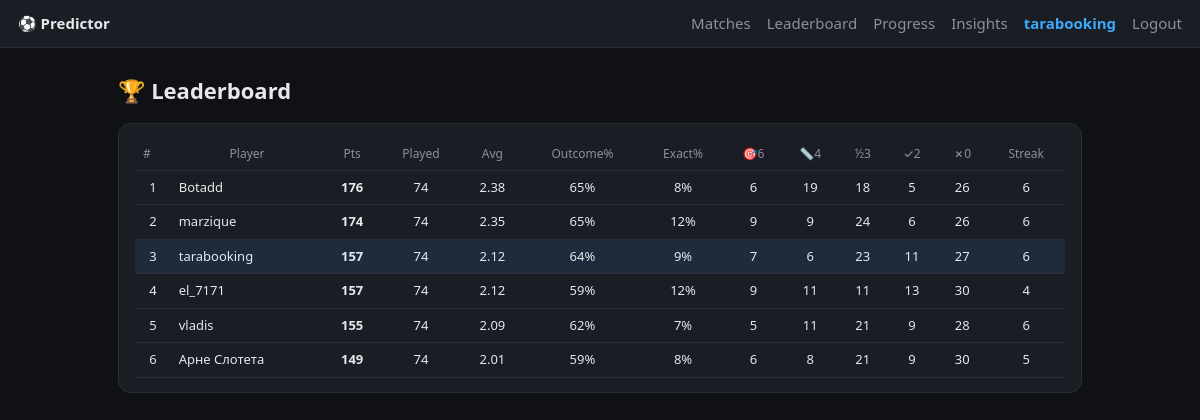
Page /leaderboard (signed in) on the committed database.
### tables this page shows
CREATE TABLE users (
    id            INTEGER PRIMARY KEY AUTOINCREMENT,
    username      TEXT UNIQUE NOT NULL,
    password_hash TEXT NOT NULL,
    created_at    TEXT NOT NULL
);

### app.py (the view)
@app.get("/leaderboard", response_class=HTMLResponse)
async def leaderboard(request: Request):
    user = current_user(request)
    if not user:
        return RedirectResponse("/login", status_code=302)
    with connect() as conn:
        _, stats, has_data = build_metrics(conn)
    return render(request, "leaderboard.html",
                  {"user": user, "stats": stats, "has_data": has_data})

### templates/leaderboard.html (shortened to what this page needs)
{% extends "base.html" %}
{% block main_class %}wide{% endblock %}
{% block content %}
<h1>🏆 Leaderboard</h1>
{% if not has_data %}
  <p class="hint">No finished matches yet — standings fill in as results come in.</p>
{% else %}
<div class="card">
  <div class="stats-scroll">
    <table class="stats">
      <thead><tr>
        <th>#</th><th>Player</th><th>Pts</th><th>Played</th><th>Avg</th>
        <th>Outcome%</th><th>Exact%</th>
        <th>🎯6</th><th>📏4</th><th>½3</th><th>✓2</th><th>✗0</th>
        <th>Streak</th>
      </tr></thead>
      <tbody>
      {% for s in stats %}
        <tr class="{{ 'me-row' if s['name'] == user['username'] else '' }}">
          <td>{{ loop.index }}</td>
          <td class="who">{{ s["name"] }}</td>
          <td><b>{{ s["total"] }}</b></td>
          <td>{{ s["played"] }}</td>
          <td>{{ s["avg"] }}</td>
          <td>{{ s["acc"] }}%</td>
          <td>{{ s["exact_pct"] }}%</td>
          <td>{{ s["t6"] }}</td><td>{{ s["t4"] }}</td><td>{{ s["t3"] }}</td>
          <td>{{ s["t2"] }}</td><td>{{ s["t0"] }}</td>
          <td>{{ s["streak"] }}</td>
        </tr>
      {% endfor %}
      </tbody>
    </table>
  </div>
</div>
{% endif %}
{% endblock %}

### templates/base.html (shortened to what this page needs)
<!doctype html>
<html lang="en">
<head>
  <link rel="stylesheet" href="/static/style.css">
</head>
<body>
  <header>
    <a href="/" class="brand">⚽ Predictor</a>
    {% if user %}
    <nav>
      <a href="/">Matches</a>
      <a href="/leaderboard">Leaderboard</a>
      <a href="/progress">Progress</a>
      <a href="/insights">Insights</a>
      <span class="me">{{ user["username"] }}</span>
      <a href="/logout">Logout</a>
    </nav>
    {% endif %}
  </header>
  <main class="{% block main_class %}{% endblock %}">
    {% block content %}{% endblock %}
  </main>
</body>
</html>

### static/style.css (style rules this page uses)
:root { --bg: #0f1115; --card: #1a1d24; --line: #2a2e38; --fg: #e6e8ec; --muted: #8b909c; --accent: #3da9fc; --good: #4caf50; }
* { box-sizing: border-box; }
body { margin: 0; background: var(--bg); color: var(--fg); font: 15px/1.5 system-ui, -apple-system, Segoe UI, Roboto, sans-serif; }
header { display: flex; align-items: center; gap: 16px; padding: 12px 18px; border-bottom: 1px solid var(--line); background: var(--card); position: sticky; top: 0; z-index: 10; }
.brand { font-weight: 700; color: var(--fg); text-decoration: none; }
nav { margin-left: auto; display: flex; align-items: center; gap: 16px; }
nav a { color: var(--muted); text-decoration: none; }
nav .me { color: var(--accent); font-weight: 600; }
main { max-width: 640px; margin: 0 auto; padding: 18px; }
main.wide { max-width: 1000px; }
h1 { font-size: 22px; margin: 8px 0 16px; }
.card { background: var(--card); border: 1px solid var(--line); border-radius: 12px; padding: 14px 16px; margin-bottom: 12px; }
.stats-scroll { overflow-x: auto; }
.stats { border-collapse: collapse; width: 100%; font-size: 13px; }
.stats th, .stats td { padding: 7px 8px; text-align: center; white-space: nowrap; border-bottom: 1px solid var(--line); }
.stats th { color: var(--muted); font-weight: 500; font-size: 12px; }
.stats td.who, .stats th:first-child { text-align: left; }
.stats .me-row { background: rgba(61,169,252,0.10); }

### rows in the picture
users: username "tarabooking", name "tarabooking", total "157", played "74", avg "2.12", acc "64", exact_pct "9", t6 "7", t4 "6", t3 "23", t2 "11", t0 "27", streak "6"
users: name "Botadd", total "176", played "74", avg "2.38", acc "65", exact_pct "8", t6 "6", t4 "19", t3 "18", t2 "5", t0 "26", streak "6"
users: name "marzique", total "174", played "74", avg "2.35", acc "65", exact_pct "12", t6 "9", t4 "9", t3 "24", t2 "6", t0 "26", streak "6"
users: name "el_7171", total "157", played "74", avg "2.12", acc "59", exact_pct "12", t6 "9", t4 "11", t3 "11", t2 "13", t0 "30", streak "4"
users: name "vladis", total "155", played "74", avg "2.09", acc "62", exact_pct "7", t6 "5", t4 "11", t3 "21", t2 "9", t0 "28", streak "6"
users: name "Арне Слотета", total "149", played "74", avg "2.01", acc "59", exact_pct "8", t6 "6", t4 "8", t3 "21", t2 "9", t0 "30", streak "5"
